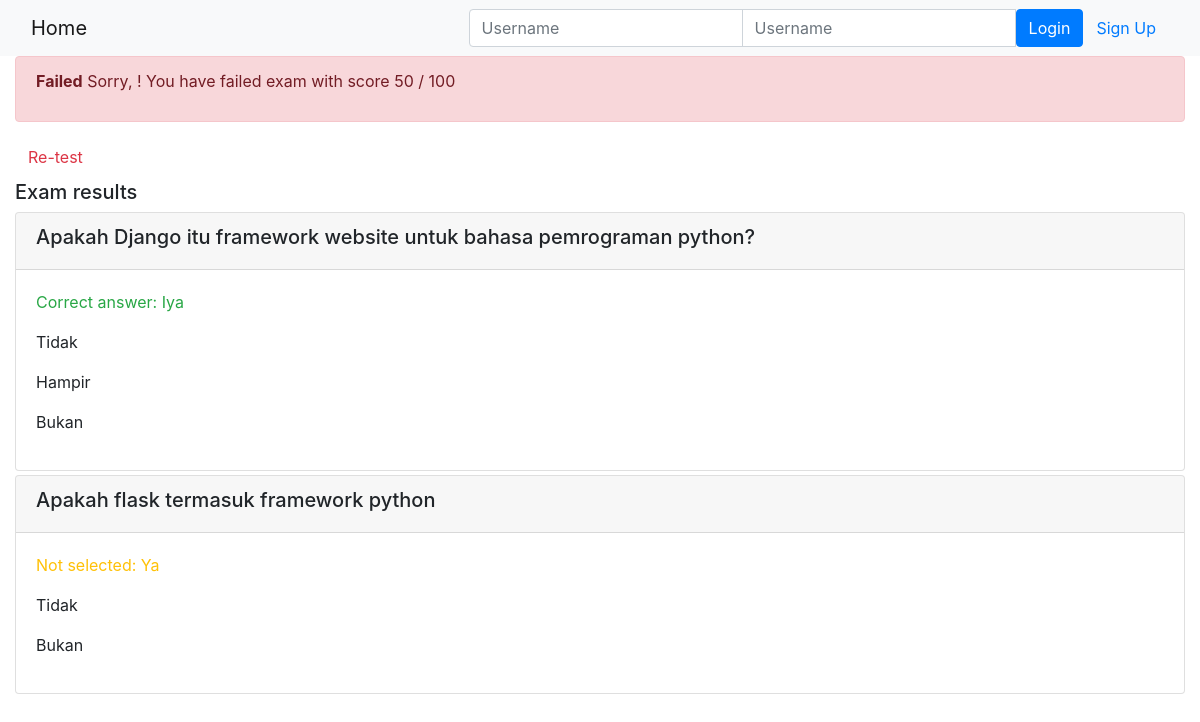
/onlinecourse/1/submission/1/result/, run on the app's committed database.
### onlinecourse/models.py (models this page shows, shortened)
class Question(models.Model):
    course = models.ForeignKey(Course, on_delete=models.CASCADE)
    question_text = models.TextField(max_length=200)
    grade = models.IntegerField(default=50)
    def is_get_score(self, selected_ids):
       all_answers = self.choice_set.filter(is_correct=True).count()
       selected_correct = self.choice_set.filter(is_correct=True, id__in=selected_ids).count()
       if all_answers == selected_correct:
           return True
       else:
           return False

class Choice(models.Model):
    question = models.ForeignKey(Question, on_delete=models.CASCADE)
    choice_text = models.TextField(max_length=200)
    is_correct = models.BooleanField(default=False)

### onlinecourse/views.py (the view)
# urls.py: path('<int:course_id>/submission/<int:submission_id>/result/', views.show_exam_result, name='submission_result'),
def show_exam_result(request, course_id, submission_id):
    course = get_object_or_404(Course, pk=course_id)
    submission = get_object_or_404(Submission, pk=submission_id)
    choices = submission.chocies.all()
    total_marks, marks = 0, 0
    for question in course.question_set.all():
        total_marks += question.grade
        if question.is_get_score(choices):
            marks += question.grade
    context = {
        'course': course,
        'choices': choices,
        "marks":marks,
        "total_marks": total_marks,
        "submission": submission,
        "grade": int((marks / total_marks) * 100),
    }
    return render(request, 'onlinecourse/exam_result_bootstrap.html', context)

### onlinecourse/templates/onlinecourse/exam_result_bootstrap.html (shortened to what this page needs)
<!DOCTYPE html>
<html lang="en">
<head>
    {% load static %}
    <link rel="stylesheet" href="https://maxcdn.bootstrapcdn.com/bootstrap/4.5.2/css/bootstrap.min.css">
</head>
<body>
 <nav class="navbar navbar-light bg-light">
    <div class="container-fluid">
        <div class="navbar-header">
              <a class="navbar-brand" href="{% url 'onlinecourse:index' %}">Home</a>
        </div>
        <ul class="nav navbar-nav navbar-right">
            {% if user.is_authenticated %}
            <li>
                <a class="btn btn-link" href="#">{{ user.first_name }}({{ user.username }})</a>
                <a class="btn btn-link" href="{% url 'onlinecourse:logout' %}">Logout</a>
            </li>
            {% else %}
            <li>
                <form class="form-inline" action="{% url 'onlinecourse:login' %}" method="post">
                    <div class="input-group">
                        <input type="text" class="form-control" placeholder="Username" name="username" >
                        <input type="password" class="form-control" placeholder="Username" name="psw" >
                        <button class="btn btn-primary" type="submit">Login</button>
                        <a class="btn btn-link" href="{% url 'onlinecourse:registration' %}">Sign Up</a>
                    </div>
                </form>
            </li>
            {% endif %}
        </ul>
    </div>
</nav>
<div class="container-fluid">
    {% if grade > 80 %}
    <div class="alert alert-success">
       <p><strong>Congratulations, {{user.first_name}}!</strong> You have passed the exam and completed the course with score {{marks}} / {{total_marks}}</p>
    </div>
    {% else %}
    <div class="alert alert-danger">
        <p><strong>Failed</strong> Sorry, {{user.username}}! You have failed exam with score {{marks}} / {{total_marks}}</p>
    </div>
    <a class="btn btn-link text-danger" href="{% url 'onlinecourse:course_details' course.id %}">Re-test</a>
    {% endif %}
    <div class="card-columns-vertical mt-1">
        <h5 class="">Exam results</h5>
            {% for question in course.question_set.all %}
                <div class="card mt-1">
                    <div class="card-header"><h5>{{question.question_text}}</h5></div>
                    <div class="card-body">
                        {% for choice in question.choice_set.all %}
                            {% if choice in choices and choice.is_correct == True %}
                                <p class="text-success">Correct answer: {{choice.choice_text}}</p>
                            {% elif choice in choices and choice.is_correct == False %}
                                <p class="text-danger">Incorrect answer: {{choice.choice_text}}</p>
                            {% elif choice not in choices and choice.is_correct == True %}
                                <p class="text-warning">Not selected: {{choice.choice_text}}</p>
                            {% else %}
                                <p>{{choice.choice_text}}</p>
                            {% endif %}
                        {% endfor %}
                    </div>
                </div>
            {% endfor %}
    </div>
</div>
</body>
</html>

### data on the page
Question: question_text "Apakah Django itu framework website untuk bahasa pemrograman python?"
Choice: choice_text "Iya"
Choice: choice_text "Tidak"
Choice: choice_text "Hampir"
Choice: choice_text "Bukan"
Question: question_text "Apakah flask termasuk framework python"
Choice: choice_text "Ya"
Choice: choice_text "Tidak"
Choice: choice_text "Bukan"

### other printed values
{{ marks }} "50"
{{ total_marks }} "100"
